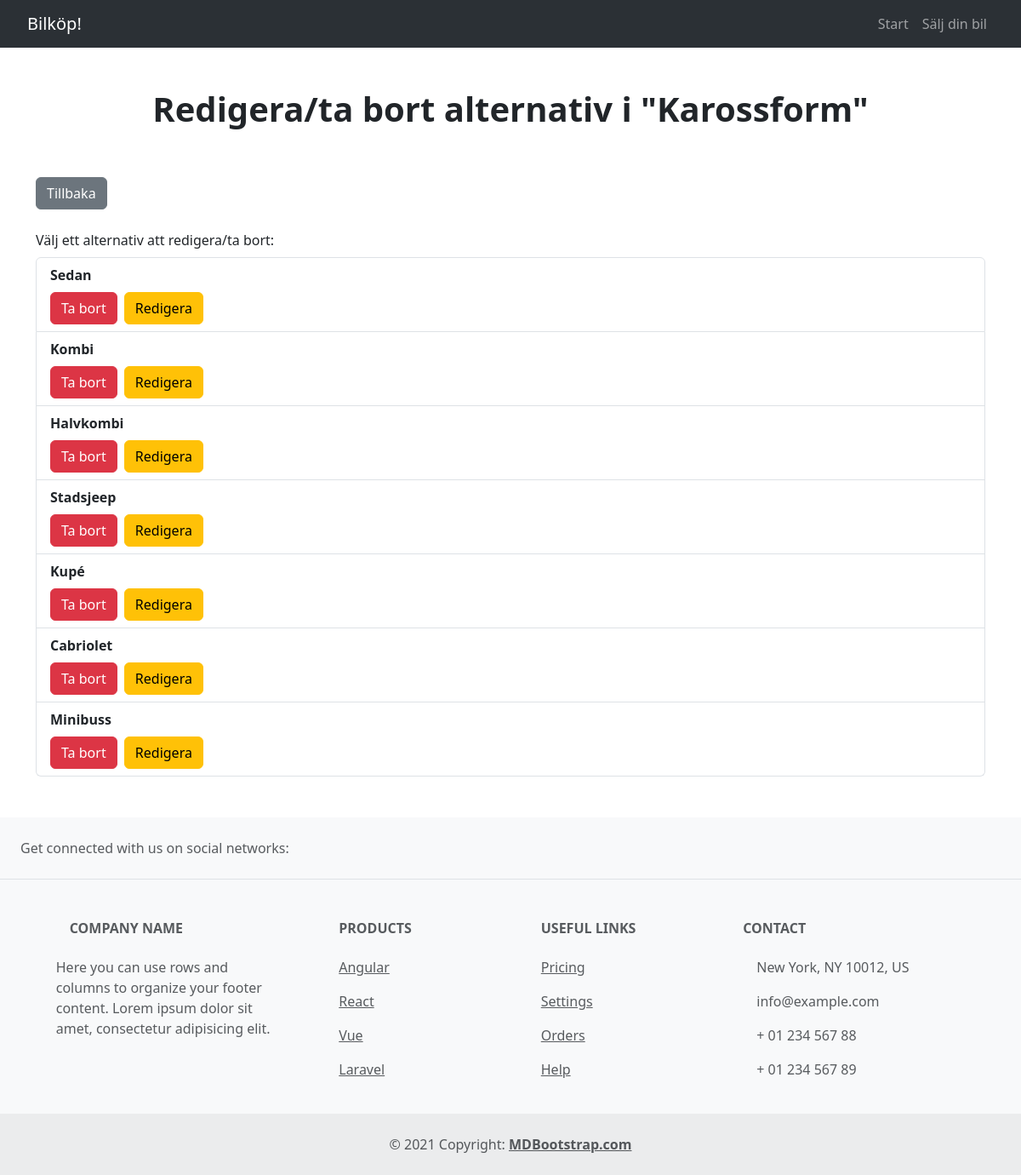
/listattributes.php?option=bodystyle, run on the app's committed database.
### tables this page shows
CREATE TABLE `table_body_style` (
  `body_style_id` int(11) NOT NULL,
  `body_style_name` varchar(255) NOT NULL
);

### includes/functions.php (called while the page is built, shortened)
<?php
function selectAttributes($pdo, $attributeTable) {
	$attributesQuery = "SELECT * FROM $attributeTable";
	$attributesArray = $pdo->query($attributesQuery)->fetchAll();
	return $attributesArray;
}
?>

### listattributes.php (the view, shortened to what this page needs)
<?php
include_once 'includes/config.php';
include_once 'includes/functions.php';
$currentOption = $_GET['option'];
switch ($currentOption) {
    case 'bodystyle':
        $optionName = 'Karossform';
        $attributeTable = 'table_body_style';
        break;
}
$attributeData = selectAttributes($pdo, $attributeTable);
$keys = array_keys($attributeData[0]);
include_once 'includes/header.php';
?>
<div class="container mt-5">
    <h1 class="text-center fw-bold mb-5">Redigera/ta bort alternativ i "<?php echo $optionName ?>"</h1>
    <a href='index.php' class='btn btn-secondary mt-2 mb-4 me-1'>Tillbaka</a>
    <form action="" method="post">
        <label for="new-attribute" class="form-label"> Välj ett alternativ att redigera/ta bort:</label><br>
            <ul class="list-group">
                <?php
                $tableRow = 0;
                foreach($attributeData as $attribute) {
                    echo "<li class='list-group-item fw-bold'>
                    {$attribute[$keys[1]]}<br>
                    <a href='deleteattribute.php?option={$currentOption}&attribute={$tableRow}' class='btn btn-danger mt-2 me-1'>Ta bort</a>
                    <a href='editattribute.php?option={$currentOption}&attribute={$tableRow}' class='btn btn-warning mt-2'>Redigera</a>
                    </li>";
                    $tableRow++;
                }
                ?>
            </ul>
    </form>
</div>
<?php
include_once 'includes/footer.php';
?>

### data on the page
table_body_style: body_style_name "Sedan"
table_body_style: body_style_name "Kombi"
table_body_style: body_style_name "Halvkombi"
table_body_style: body_style_name "Stadsjeep"
table_body_style: body_style_name "Kupé"
table_body_style: body_style_name "Cabriolet"
table_body_style: body_style_name "Minibuss"

### other printed values
$optionName "Karossform"
